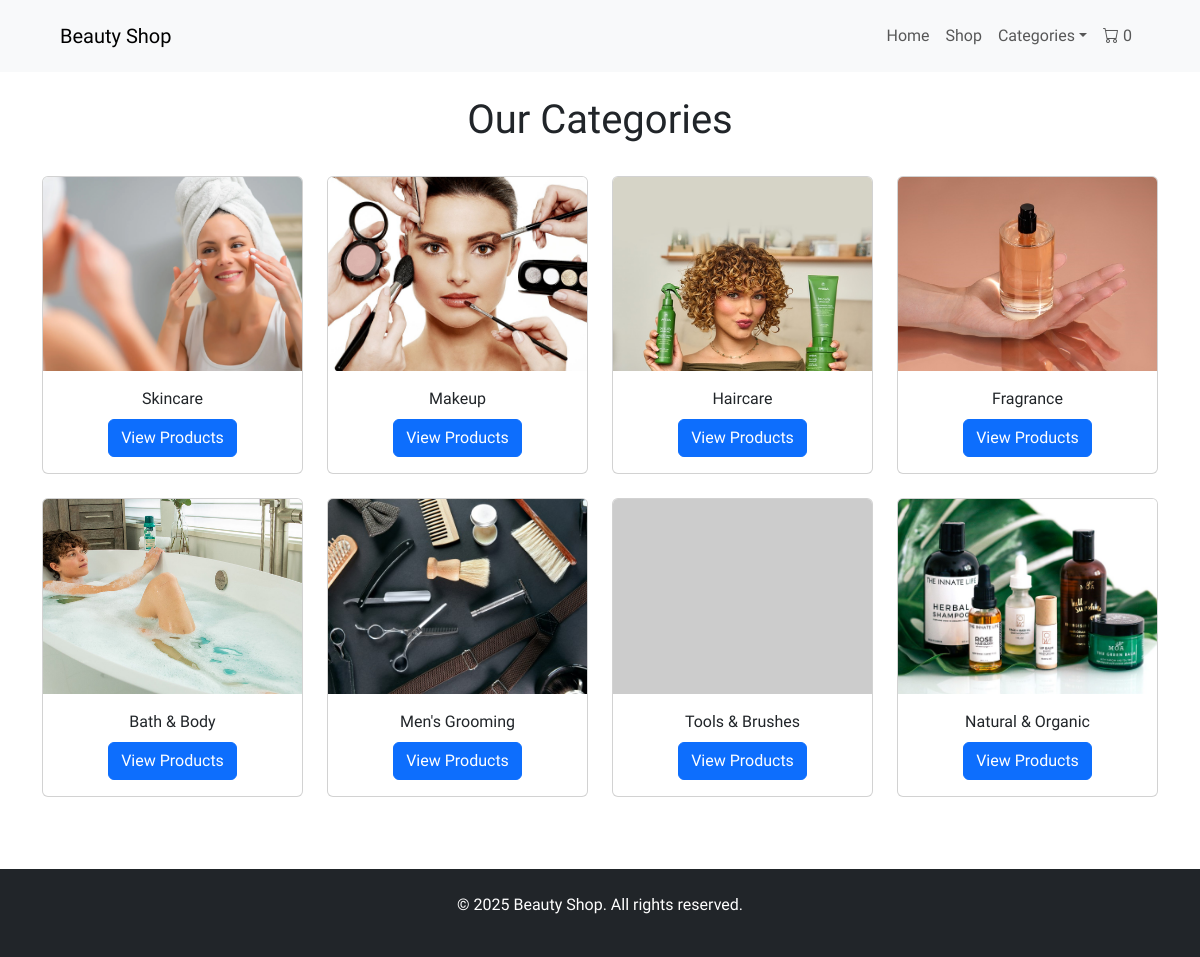
Page /categories/ on the committed database.
### shop/models.py (models this page shows, shortened)
class Category(models.Model):
    name = models.CharField(max_length=100)
    slug = models.SlugField(unique=True)
    image = models.ImageField(upload_to=category_image_upload_path, blank=True, null=True)
    class Meta:
        verbose_name_plural = "Categories"

### shop/views.py (the view)
# urls.py: path('categories/', views.category_list, name='category_list'),
def category_list(request):
    categories = Category.objects.all()
    return render(request, 'shop/categories.html', {'categories': categories})

### shop/cart.py (called while the page is built)
    def __len__(self):
        return len(self.cart)

### shop/context_processors.py (called while the page is built)
def cart(request):
    cart = Cart(request)
    count = cart.__len__()
    return {'cart': {'count': count}}

def base_context(request):
    return {
        'categories_list': Category.objects.all().only('name', 'slug')
    }

### templates/shop/categories.html (shortened to what this page needs)
{% extends "base.html" %}
{% block content %}
<main class="container">
    <h1 class="py-4 text-center">Our Categories</h1>
    <div class="row px-3 px-md-0">
        {% for category in categories %}
        <div class="col-md-3 mb-4">
            <div class="card h-100">
                <img {% if category.image %} src="{{ category.image.url }}"
                {% else %}
                src="https://placehold.co/300"
                {% endif %}
                class="card-img-top" alt="{{ category.name }}"
                style="aspect-ratio: 4/3; object-fit: cover;">
                <div class="card-body text-center">
                    <p class="card-title fw-medium">{{ category.name }}</p>
                    <a href="{% url 'shop:product_list_by_category' category.slug %}" class="btn btn-primary">View Products</a>
                </div>
            </div>
        </div>
        {% endfor %}
    </div>
</main>
{% endblock %}

### templates/base.html (shortened to what this page needs)
<!DOCTYPE html>
<html lang="en">
  <head>
    <link
      href="https://cdn.jsdelivr.net/npm/bootstrap@5.3.0/dist/css/bootstrap.min.css"
      rel="stylesheet"
    />
    <link
      rel="stylesheet"
      href="https://cdn.jsdelivr.net/npm/bootstrap-icons@1.10.0/font/bootstrap-icons.css"
    />
    <link rel="stylesheet" href="{{ '/static/css/style.css' }}" />
  </head>
  <body>
    <nav class="navbar navbar-expand-lg w-100 position-fixed bg-light px-3 px-md-5 z-3 py-3 top-0 justify-content-between">
      <div class="container-fluid">
        <a href="{% url 'shop:home' %}" class="navbar-brand">Beauty Shop</a>
        <div class="collapse navbar-collapse" id="navbarContent">
          <ul
            class="navbar-nav ms-auto mb-2 mb-lg-0 flex-lg-row flex-column"
            style="min-width: fit-content"
          >
            <li class="nav-item">
              <a href="{% url 'shop:home' %}" class="nav-link">Home</a>
            </li>
            <li class="nav-item">
              <a href="{% url 'shop:product_list' %}" class="nav-link">Shop</a>
            </li>
            <li class="nav-item dropdown">
              <a
                href="#!"
                class="nav-link dropdown-toggle"
                data-bs-toggle="dropdown"
                aria-expanded="false"
                >Categories</a
              >
            </li>
            <li class="nav-item">
              <a class="nav-link" href="{% url 'shop:cart_detail' %}">
                <i class="bi bi-cart"></i>
                <span id="cart-count">{{cart.count|default:0}}</span>
              </a>
            </li>
          </ul>
        </div>
      </div>
    </nav>
    <div id="content" class="container-fluid px-0">
      {% block content %}{% endblock %}
    </div>
    <footer class="bg-dark text-white mt-5 py-4">
      <div class="container text-center">
        <p>&copy; 2025 Beauty Shop. All rights reserved.</p>
      </div>
    </footer>
  </body>
</html>

### static/css/style.css (style rules this page uses)
body, html { font-family: "National Park", sans-serif; min-height: 100dvh; }
body { padding-top: 72px; display: flex; flex-direction: column; }
#content { flex: 1; }
.card { transition: transform 0.3s; }
.card-title { white-space: normal; font-weight: 500; }

### rows in the picture
Category: image (picture), name "Skincare"
Category: image (picture), name "Makeup"
Category: image (picture), name "Haircare"
Category: image (picture), name "Fragrance"
Category: image (picture), name "Bath & Body"
Category: image (picture), name "Men's Grooming"
Category: name "Tools & Brushes"
Category: image (picture), name "Natural & Organic"

### other values in the picture
{{ cart.count|default:0 }} "0"
